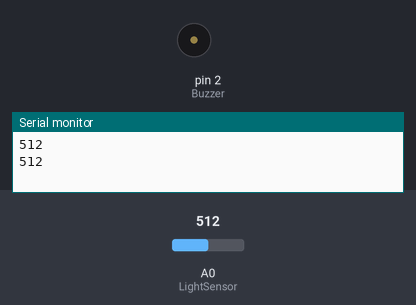
A sketch run on a simulated Arduino Uno, built with avr-gcc and run on an emulated ATmega328P. Parts: buzzer (waves = sounding, pin HIGH), the last lines printed to the serial monitor. The inputs (shaded band) are chosen by the test bench; at power-on: A0 (LightSensor) = 512.

Above: at 1.8 s.
1.9 s: A0 (LightSensor) set to 54
4.2 s: A0 (LightSensor) set to 46
At 7.1 s:
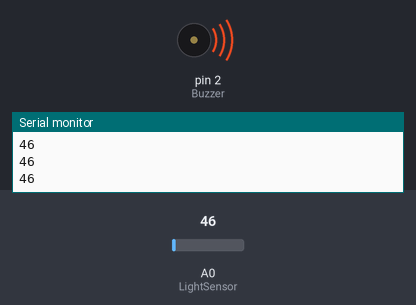
7.5 s: A0 (LightSensor) set to 122
At 9.5 s:
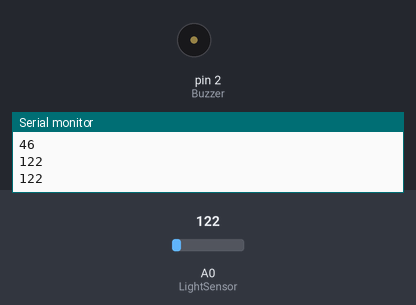
10.5 s: A0 (LightSensor) set to 40
At 13.0 s:
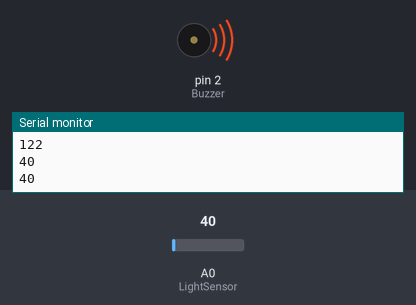
Timing chart, 0 to 14.5 s (numbered marks = the images above; inputs shaded):
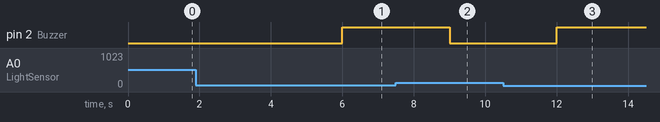

The sketch:

Light_sensor_Buzzer.ino
```cpp
/*Yann ROUMEGOUX
 * 06-10-2017
 * THEMA-CAPTEUR
 * programme ayant pour but d'activer le buzzer lorqu'il y a plus
 * de lumière.
*/
// On branche le capteur de lumière sur l'entre A0
int LightSensor = A0;
int Light;
// On branche le buzzer sur le pin D2
int Buzzer = 2;
int Seuil = 50;

void setup()
{
  // On ouvre le serial monitor
  Serial.begin(9600);
  // On déclare le Buzzer comme étant une sortie
  pinMode(Buzzer,OUTPUT);
}

void loop()
{
  // Light= valeur émise par le capteur de lumière
  Light= analogRead(LightSensor);
  // On écrit sur le serial monitor la valeur "Light"
  Serial.print(Light);
  Serial.println();
  // Delai de 1sec
  delay(1000);
  // Si "Light"=0 alors le buzzer s'active sinon il s'éteint
  if(Light < Seuil)
  {
    //
    digitalWrite(Buzzer,HIGH);
  }
  else
  {
    digitalWrite(Buzzer,LOW);
  }
}
```

Measured:
- the behaviour switches between 50 and 49 on A0 (LightSensor) (found by bisection; images 0 and 1)
- after the input at 4.2 s, pin 2 (Buzzer): LOW → HIGH after 1.8 s
- after the input at 7.5 s, pin 2 (Buzzer): HIGH → LOW after 1.5 s
- after the input at 10.5 s, pin 2 (Buzzer): LOW → HIGH after 1.5 s
